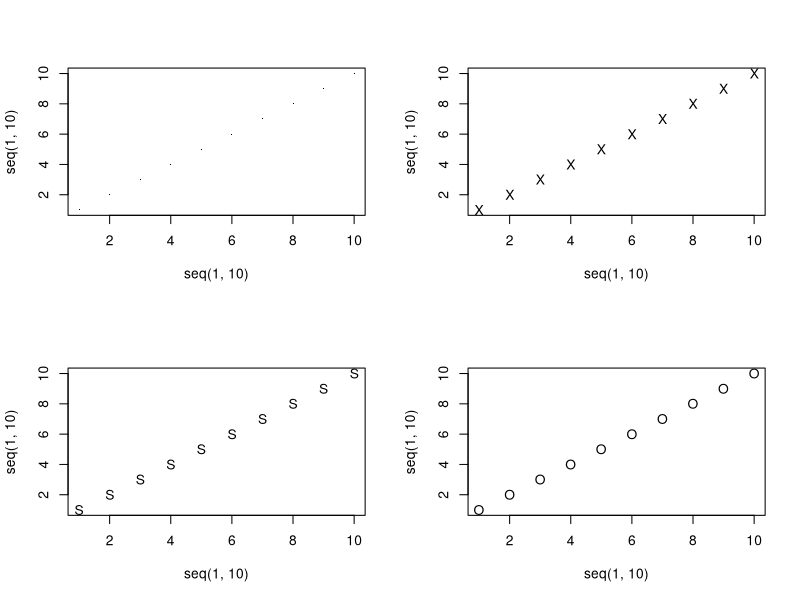
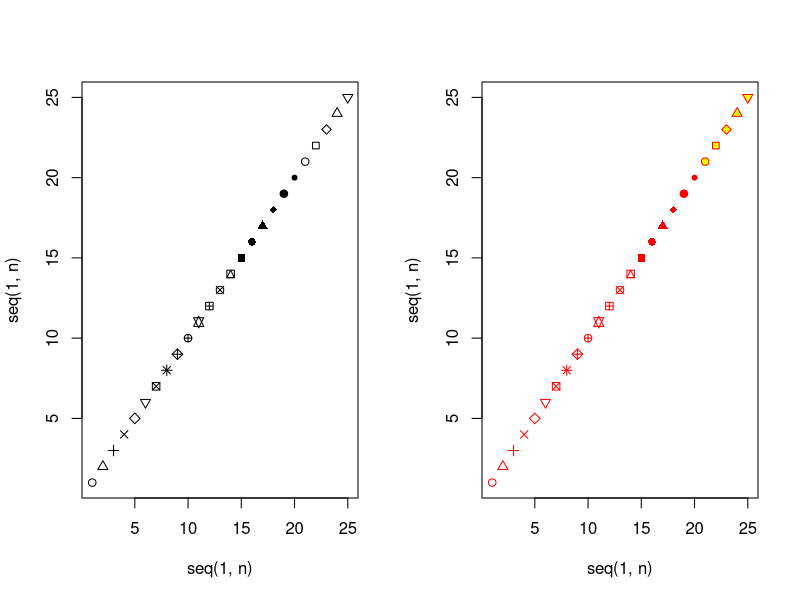
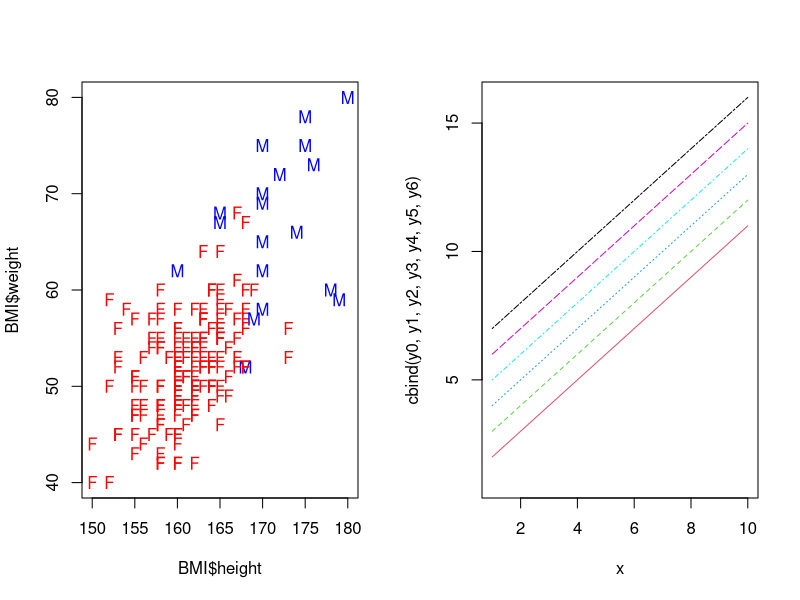
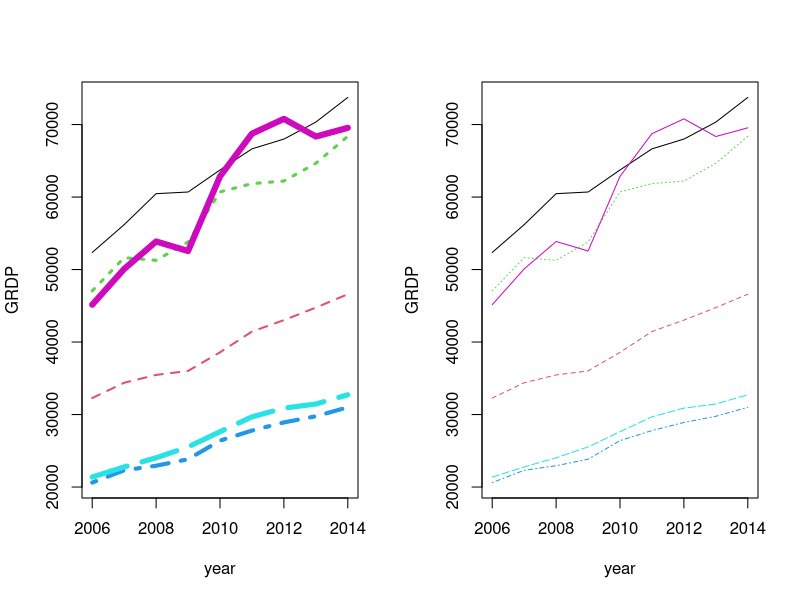

The R source for these figures, in order:
## ---- chunk 1
graphics.off()
rm(list = ls())
gc()

options(kableExtra.auto_format = FALSE)

# knitr::opts_chunk$set(echo = FALSE, message = FALSE, warning = FALSE,
knitr::opts_chunk$set(echo = TRUE, message = TRUE, warning = TRUE,
                      fig.align = "center", fig.width = 7, fig.retina = 2,
                      dpi = 96)

#theme_set(theme_bw())

## ---- chunk 2
par(mfrow=c(2,2))
plot(x=seq(1,10), y=seq(1,10), pch = ".")
plot(x=seq(1,10), y=seq(1,10), pch = "X")
plot(x=seq(1,10), y=seq(1,10), pch = "S")
plot(x=seq(1,10), y=seq(1,10), pch = "O")
## ---- chunk 3
n <- 25
par(mfrow = c(1,2))
plot(x=seq(1,n), y=seq(1,n), pch=seq(1,n))
plot(x=seq(1,n), y=seq(1,n), pch=seq(1,n), col = "red", bg = "yellow")
## ---- chunk 4
BMI <- read.table("./bmi.txt",
                  col.names = c("height", "weight", "year", "religion", "gender", "marriage"))

head(BMI)
## ---- chunk 5
plot.test <- function() {
  # BMI data 읽어오기
  BMI <- read.table("./bmi.txt",
                  col.names = c("height", "weight", "year", "religion", "gender", "marriage"))
  
  # mypch와 mycol은 성별에 따른 점의 모양 및 색을 저장할 변수로
  # 길이는 BMI의 행의 갯수, 초깃값은 NULL
  mypch <- rep(NULL, dim(BMI)[1])
  mycol <- rep(NULL, dim(BMI)[1])
  
  # BMI의 gender가 female이면 mypch, mycol이 각각 "F" 및 "red",
  # gender가 male이면 mypch, mycol이 각각 "M" 및 "blue"로 설정
  mypch[BMI$gender == "F"] <- "F"
  mycol[BMI$gender == "F"] <- "red"
  mypch[BMI$gender == "M"] <- "M"
  mycol[BMI$gender == "M"] <- "blue"
  
  # 산점도를 그림
  plot(BMI$height, BMI$weight, type = "p", pch = mypch, col = mycol)
}
## ---- chunk 6
plot.test()
## ---- chunk 7
line.types2 <- function() {
  x <- seq(1,10)
  y0 <- x
  y1 <- x+1
  y2 <- x+2
  y3 <- x+3
  y4 <- x+4
  y5 <- x+5
  y6 <- x+6
  
  matplot(x, cbind(y0, y1, y2, y3, y4, y5, y6), lty = 0:6, type = "l")
}
## ---- chunk 8
line.types2()
## ---- chunk 9
df <- readxl::read_xlsx("./grdp.xlsx", skip = 1)

head(df)
## ---- chunk 10
matplot(seq(2006, 2014), t(df[3:8, -1]), type = "l", xlab = "year", ylab = "GRDP", lwd = seq(1,6))
## ---- chunk 11
matplot(seq(2006, 2014), t(df[3:8, -1]), type = "l", xlab = "year", ylab = "GRDP", lwd = seq(-6, -1))
